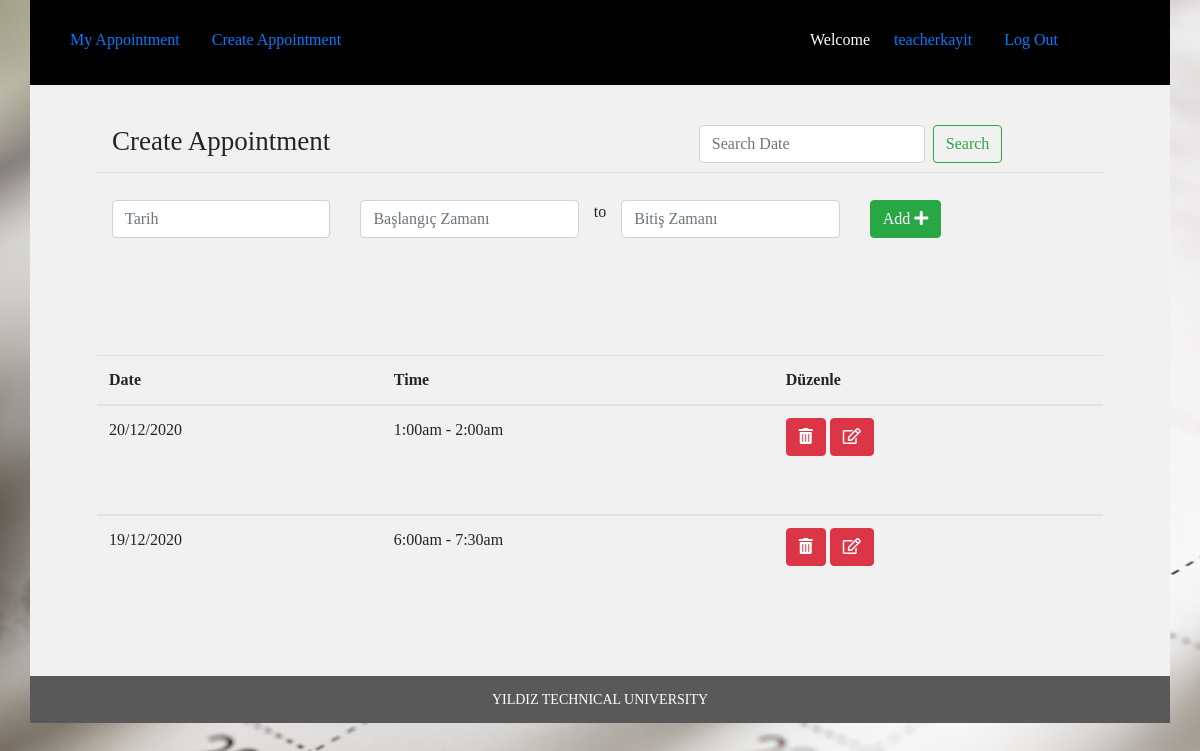
The page /teacher/create_appointment/ (signed in) on the database as committed earlier.
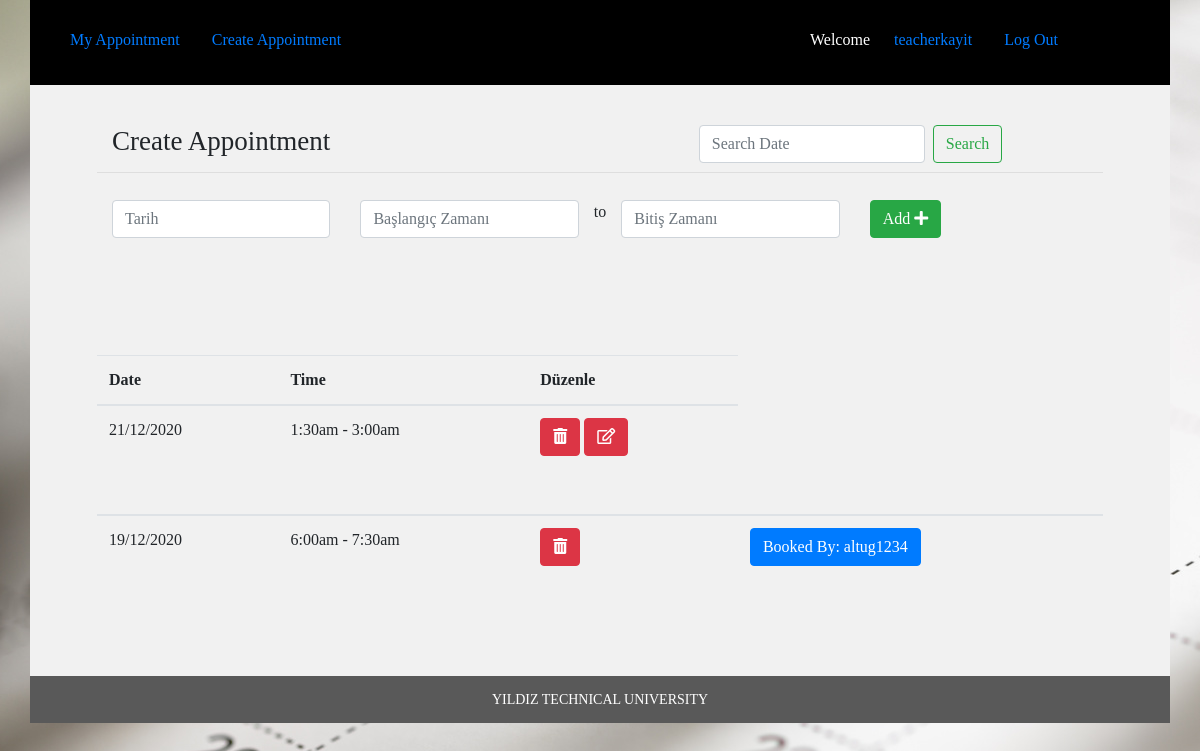
The same page on the database as committed later.
### teacher/models.py (models this page shows, shortened)
class Appointment(models.Model):
	user=models.ForeignKey(settings.AUTH_USER_MODEL,blank=True, null=True,on_delete=models.DO_NOTHING)
	date=models.CharField(max_length=50)
	time_start=models.CharField(max_length=50)
	time_end=models.CharField(max_length=50)
	room_number=models.CharField(max_length=50)
	appointment_with=models.CharField(max_length=50,blank=True)
	update_time=models.DateField(auto_now=True, auto_now_add=False)
	frist_time=models.DateField(auto_now=False, auto_now_add=True)

### teacher/views.py (the view)
# urls.py: path('create_appointment/', views.teacher_appointment_list, name='teacher_appointment_list'),
def teacher_appointment_list(request):
	group_name=Group.objects.all().filter(user = request.user)# get logget user grouped name
	group_name=str(group_name[0]) # convert to string
	if "Teacher" == group_name:
		user_name=request.user.get_username()#Getting Username
		appointment_list = Appointment.objects.all().order_by("-id").filter(user=request.user)
		q=request.GET.get("q") #search start
		if q:
			appointment_list=appointment_list.filter(date__icontains=q)
		else:
			appointment_list = appointment_list #search end
		appointments= {
		    "query": appointment_list,
		    "user_name":user_name,
		    "form":AppointmentForm(),
		}
		form = AppointmentForm(request.POST or None)
		print(request.POST)
		if form.is_valid():
			    saving=form.save(commit=False)
			    saving.user=request.user
			    saving.save()
			    messages.success(request, 'Post Created Sucessfully')
		return render(request, 'teacher_create_appointment.html', appointments )
	else:
		return redirect('http://127.0.0.1:8000/')

### teacher/forms.py
class AppointmentForm(forms.ModelForm):
	class Meta:
		model=Appointment
		fields=[
		    "date",
		    "time_start",
		    "time_end",
		    "appointment_with"
		]

### templates/teacher_create_appointment.html (shortened to what this page needs)
{% extends 'common_teacher.html' %}
{% block common_teacher %}
<div class="student">
  <div class="container">
    <div class="row min-height">
      <div class="col-sm-12">
        <div class="row main_boder">
          <div class="col-sm-7">
            <h3 class="appointmnet_list">Create Appointment</h3>
          </div>
          <div class="col-sm-5">
            <form class="form-inline my-2 my-lg-0" method="GET" action="">
              <input class="form-control mr-sm-2" type="text" name="q" placeholder="Search Date"
                placeholder="Search With Name" aria-label="Search">
              <button class="btn btn-outline-success my-2 my-sm-0" type="submit" value="Search">Search</button>
            </form>
          </div>
        </div>
        <form method="POST" action="">{% csrf_token %}
          <div class="row" id="datepairExample">
            <div class="col">
              <input type="text" class="form-control date start" name="{{form.date.name}}" required
                id="id_{{form.date.name}}" placeholder="Tarih">
            </div>
            <div class="col">
              <input type="text" class="form-control time start" name="{{form.time_start.name}}" required
                id="id_{{form.time_start.name}}" required placeholder="Başlangıç Zamanı">
            </div> to
            <div class="col">
              <input type="text" class="form-control time end" name="{{form.time_end.name}}" required
                id="id_{{form.time_end.name}}" required placeholder="Bitiş Zamanı">
            </div>
            <div class="col">
              <button type="submit" class="btn btn-success">Add <i class="fas fa-plus"></i></button>
            </div>
          </div>
        </form>
        <br>
      </div>
      <table class="table">
        <thead>
          <tr>
            <th scope="col">Date</th>
            <th scope="col">Time</th>
            <th scope="col">Düzenle</th>
          </tr>
        </thead>{% for appoint in query %}
        {% if appoint.appointment_with != '' %}
        <tbody>
          <tr>
            <td>{{appoint.date}}</td>
            <td>{{appoint.time_start}} - {{appoint.time_end}}</td>
            <td><a href='{% url "appointment_delete" id=appoint.id %}'><button type="submit" class="btn btn-danger"><i
                    class="fas fa-trash-alt"></i></button></a> </td>
            <td><button title="Already booked, Not editable" type="button" class="btn btn-primary">Booked By:
                {{appoint.appointment_with}}</button></td>
          </tr>
        </tbody>{% endif %}
        {% if appoint.appointment_with == '' %}
        <tbody>
          <tr>
            <td>{{appoint.date}}</td>
            <td>{{appoint.time_start}} - {{appoint.time_end}}</td>
            <td><a href='{% url "appointment_delete" id=appoint.id %}'><button type="submit" class="btn btn-danger"><i
                    class="fas fa-trash-alt"></i></button></a> <a
                href='{% url "teacher_appointment_update" id=appoint.id %}'><button type="submit"
                  class="btn btn-danger"><i class="far fa-edit"></i></button></a></td>
          </tr>
        </tbody>{% endif %}
        {% endfor %}
      </table>
    </div>
  </div>
</div>
<div class="footer">
  <div class="container">
    <div class="row">
      <div class="col-sm-12">
        YILDIZ TECHNICAL UNIVERSITY
      </div>
    </div>
  </div>
</div>
{% endblock common_teacher %}

Rows that differ between the two databases and show on the page:
changed Appointment (number 1 of 2 on the later page): date "20/12/2020" → "21/12/2020"; time_start "1:00am" → "1:30am"; time_end "2:00am" → "3:00am"
changed Appointment "6:00am": appointment_with (not shown) → "altug1234"
